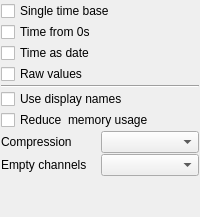
                   <widget class="QWidget" name="HDF5_2">
                    <layout class="QGridLayout" name="gridLayout_17">
                     <property name="leftMargin">
                      <number>1</number>
                     </property>
                     <property name="topMargin">
                      <number>1</number>
                     </property>
                     <property name="rightMargin">
                      <number>1</number>
                     </property>
                     <property name="bottomMargin">
                      <number>1</number>
                     </property>
                     <property name="spacing">
                      <number>1</number>
                     </property>
                     <item row="8" column="1">
                      <widget class="QComboBox" name="empty_channels"/>
                     </item>
                     <item row="9" column="0">
                      <spacer name="verticalSpacer_12">
                       <property name="orientation">
                        <enum>Qt::Orientation::Vertical</enum>
                       </property>
                       <property name="sizeHint" stdset="0">
                        <size>
                         <width>20</width>
                         <height>40</height>
                        </size>
                       </property>
                      </spacer>
                     </item>
                     <item row="7" column="0">
                      <widget class="QLabel" name="label_71">
                       <property name="text">
                        <string>Compression</string>
                       </property>
                      </widget>
                     </item>
                     <item row="8" column="0">
                      <widget class="QLabel" name="label_66">
                       <property name="text">
                        <string>Empty channels</string>
                       </property>
                      </widget>
                     </item>
                     <item row="7" column="1">
                      <widget class="QComboBox" name="export_compression"/>
                     </item>
                     <item row="4" column="0" colspan="2">
                      <widget class="Line" name="line_32">
                       <property name="orientation">
                        <enum>Qt::Orientation::Horizontal</enum>
                       </property>
                      </widget>
                     </item>
                     <item row="3" column="0" colspan="2">
                      <widget class="QCheckBox" name="raw">
                       <property name="text">
                        <string>Raw values</string>
                       </property>
                      </widget>
                     </item>
                     <item row="2" column="0" colspan="2">
                      <widget class="QCheckBox" name="time_as_date">
                       <property name="text">
                        <string>Time as date</string>
                       </property>
                      </widget>
                     </item>
                     <item row="1" column="0" colspan="2">
                      <widget class="QCheckBox" name="time_from_zero">
                       <property name="text">
                        <string>Time from 0s</string>
                       </property>
                      </widget>
                     </item>
                     <item row="0" column="0" colspan="2">
                      <widget class="QCheckBox" name="single_time_base">
                       <property name="text">
                        <string>Single time base</string>
                       </property>
                      </widget>
                     </item>
                     <item row="5" column="0" colspan="2">
                      <widget class="QCheckBox" name="use_display_names">
                       <property name="text">
                        <string>Use display names</string>
                       </property>
                      </widget>
                     </item>
                     <item row="6" column="0" colspan="2">
                      <widget class="QCheckBox" name="reduce_memory_usage">
                       <property name="text">
                        <string>Reduce  memory usage</string>
                       </property>
                      </widget>
                     </item>
                    </layout>
                   </widget>
